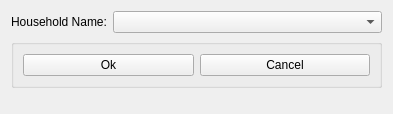
<?xml version="1.0" encoding="UTF-8"?>
<ui version="4.0">
 <class>EditHouseholdGetID</class>
 <widget class="QWidget" name="EditHouseholdGetID">
  <property name="geometry">
   <rect>
    <x>0</x>
    <y>0</y>
    <width>393</width>
    <height>114</height>
   </rect>
  </property>
  <property name="minimumSize">
   <size>
    <width>393</width>
    <height>114</height>
   </size>
  </property>
  <property name="windowTitle">
   <string>Edit Household - Select Household</string>
  </property>
  <layout class="QFormLayout" name="formLayout">
   <item row="0" column="0">
    <widget class="QLabel" name="label">
     <property name="text">
      <string>Household Name:</string>
     </property>
     <property name="buddy">
      <cstring>cboHouseholdName</cstring>
     </property>
    </widget>
   </item>
   <item row="0" column="1">
    <widget class="QComboBox" name="cboHouseholdName"/>
   </item>
   <item row="1" column="0" colspan="2">
    <widget class="QGroupBox" name="groupBox">
     <property name="title">
      <string/>
     </property>
     <layout class="QHBoxLayout" name="horizontalLayout">
      <item>
       <widget class="QPushButton" name="cmdOk">
        <property name="text">
         <string>Ok</string>
        </property>
       </widget>
      </item>
      <item>
       <widget class="QPushButton" name="cmdCancel">
        <property name="text">
         <string>Cancel</string>
        </property>
       </widget>
      </item>
     </layout>
    </widget>
   </item>
  </layout>
 </widget>
 <tabstops>
  <tabstop>cboHouseholdName</tabstop>
  <tabstop>cmdOk</tabstop>
  <tabstop>cmdCancel</tabstop>
 </tabstops>
 <resources/>
 <connections>
  <connection>
   <sender>cmdOk</sender>
   <signal>clicked()</signal>
   <receiver>EditHouseholdGetID</receiver>
   <slot>showDetails()</slot>
   <hints>
    <hint type="sourcelabel">
     <x>60</x>
     <y>76</y>
    </hint>
    <hint type="destinationlabel">
     <x>121</x>
     <y>76</y>
    </hint>
   </hints>
  </connection>
  <connection>
   <sender>cmdCancel</sender>
   <signal>clicked()</signal>
   <receiver>EditHouseholdGetID</receiver>
   <slot>mdiClose()</slot>
   <hints>
    <hint type="sourcelabel">
     <x>374</x>
     <y>93</y>
    </hint>
    <hint type="destinationlabel">
     <x>269</x>
     <y>56</y>
    </hint>
   </hints>
  </connection>
 </connections>
 <slots>
  <slot>showDetails()</slot>
  <slot>mdiClose()</slot>
 </slots>
</ui>
